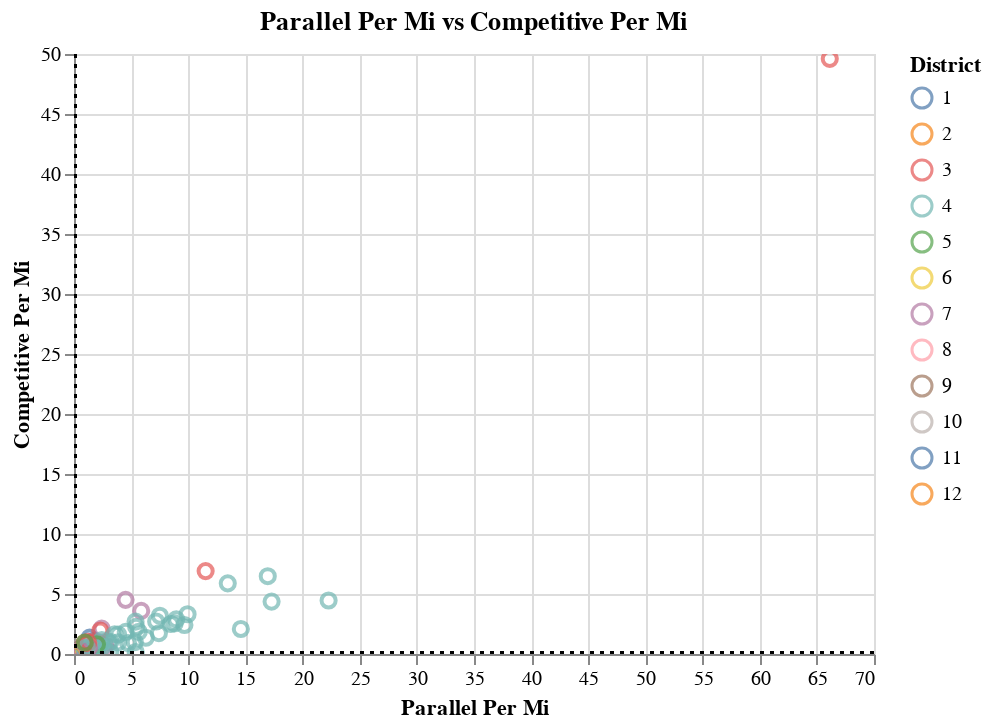

Notebook source saved alongside this figure:
### Code cell
make_scatterplot(hwy_stats[hwy_stats.pct_parallel > 0], "parallel_per_mi", "competitive_per_mi")

### Figure 1 — Vega-Lite specification as saved in the notebook (floating-point values rounded to 4 significant figures; data arrays with more than 128 entries replaced by an {"elided": "..."} marker saying what was removed)
{"config": {"view": {"continuousWidth": 400, "continuousHeight": 300}}, "layer": [{"data": {"name": "data-e954bc4204c6910704633d46a24a8d60"}, "mark": {"type": "point", "size": 50}, "encoding": {"color": {"field": "District", "type": "nominal"}, "tooltip": [{"field": "Route", "type": "quantitative"}, {"field": "County", "type": "nominal"}, {"field": "District", "type": "quantitative"}, {"field": "num_parallel", "type": "quantitative"}, {"field": "pct_parallel", "type": "quantitative"}, {"field": "parallel_per_mi", "type": "quantitative"}, {"field": "num_competitive", "type": "quantitative"}, {"field": "pct_competitive", "type": "quantitative"}, {"field": "competitive_per_mi", "type": "quantitative"}], "x": {"field": "parallel_per_mi", "title": "Parallel Per Mi", "type": "quantitative"}, "y": {"field": "competitive_per_mi", "title": "Competitive Per Mi", "type": "quantitative"}}, "selection": {"selector017": {"type": "interval", "bind": "scales", "encodings": ["x", "y"]}}, "title": "Parallel Per Mi vs Competitive Per Mi"}, {"data": {"name": "data-7aef95897b0fb59f77ade1f4d30e8176"}, "mark": {"type": "rule", "strokeDash": [2, 3]}, "encoding": {"color": {"value": "black"}, "y": {"field": "y_p50", "type": "quantitative"}}}, {"data": {"name": "data-e89779ae2603f992a426d28e2f1660d4"}, "mark": {"type": "rule", "strokeDash": [2, 3]}, "encoding": {"color": {"value": "black"}, "x": {"field": "x_p50", "type": "quantitative"}}}], "$schema": "https://vega.github.io/schema/vega-lite/v4.17.0.json", "datasets": {"data-e954bc4204c6910704633d46a24a8d60": {"elided": "348 records"}, "data-7aef95897b0fb59f77ade1f4d30e8176": {"elided": "348 records"}, "data-e89779ae2603f992a426d28e2f1660d4": {"elided": "348 records"}}}
